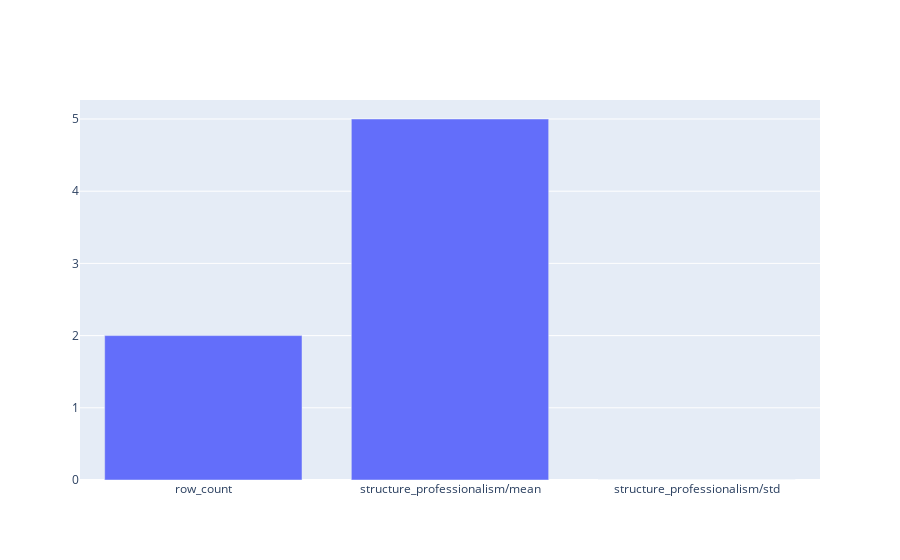

The code cell stored with this chart in its notebook:
### Markdown cell above
#### Test Evaluation 2: Response Structure and Professionalism

### Code cell
structure_professionalism_template = PointwiseMetricPromptTemplate(
    criteria={
        "formatting": "The response should follow the specified format with clear headlines, dates, and summaries.",
        "professional_tone": "The response should maintain a professional and objective tone throughout.",
        "clarity": "The information should be presented clearly and be easy to understand."
    },
    rating_rubric={
        "5": "Response is well-structured, professional, and clear.",
        "3": "Response has good structure but could be more professional or clearer.",
        "1": "Response lacks proper structure or professionalism."
    }
)

structure_professionalism_metric = PointwiseMetric(
    metric="structure_professionalism",
    metric_prompt_template=structure_professionalism_template
)

# Create evaluation dataset
eval_dataset = pd.DataFrame(ground_truth_data)

# Run evaluation
eval_task = EvalTask(
    dataset=eval_dataset,
    metrics=[structure_professionalism_metric],
    experiment="kyc-structure-professionalism"
)

eval_result = eval_task.evaluate()

# Display results
display_eval_result(eval_result)

# Create visualization of results
plot_bar_plot([("Structure and Professionalism", eval_result.summary_metrics, eval_result.metrics_table)])

### Figure 1 — Plotly figure (JSON) as saved in the notebook; plotly's stock layout.template omitted (floating-point values rounded to 4 significant figures)
{"data": [{"name": "Structure and Professionalism", "type": "bar", "x": ["row_count", "structure_professionalism/mean", "structure_professionalism/std"], "y": [2, 5, 0]}], "layout": {"barmode": "group"}}
